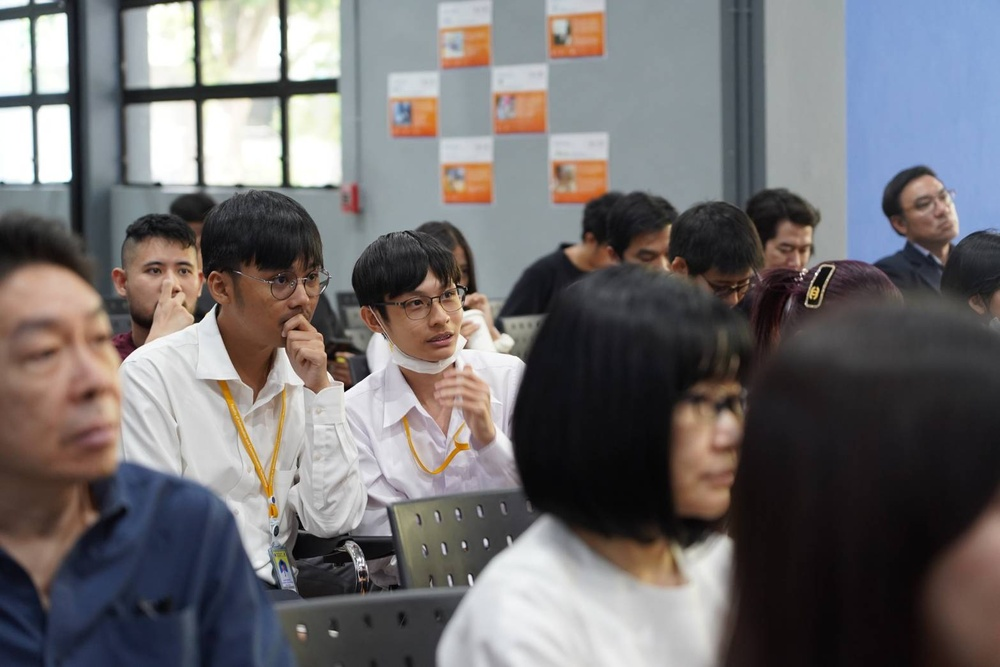
#> input picture Files/Saksit_AI_Days_1.jpg, 1000 x 667 px, shrunk from 1566 x 1044 before the run
$ python faces.py
#> lines starting #> are read from the running program, lines starting #| are printed output that depends on the picture; after the words box and inside, x2 and y2 are one past the last pixel; in counts of white or black regions, pixels touching at a corner belong together
import cv2

img = cv2.imread("Files/Saksit_AI_Days_1.jpg", 1)
#> img is the input picture: shape (667, 1000, 3); mean B, G, R 111.1, 109.9, 112.9

# อ่านไฟล์สำหรับ classification
face_cascade = cv2.CascadeClassifier("Detect/haarcascade_frontalface_default.xml")

# แปลงให้เป็น grayscale
gray_img = cv2.cvtColor(img, cv2.COLOR_BGR2GRAY)
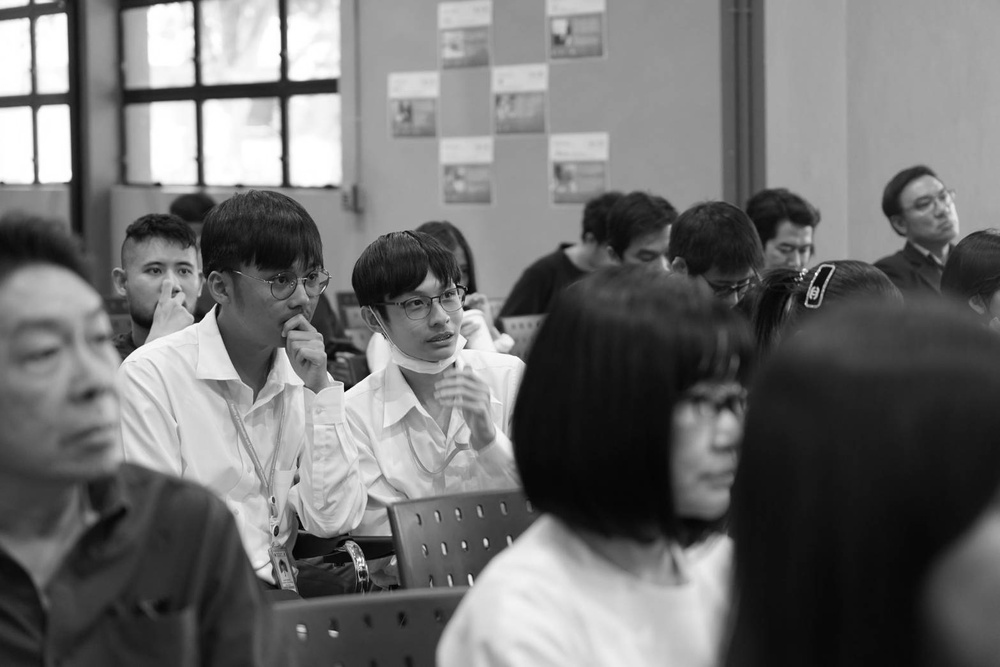
#> gray_img: shape (667, 1000); min 1, max 255, mean 110.9

# จำแนกใบหน้า
scaleFactor = 1.1 # Default
minNeighbors = 3 # Default
face_detect = face_cascade.detectMultiScale(gray_img, scaleFactor, minNeighbors)
#> face_detect = [[762, 225, 64, 64], [130, 238, 81, 81], [262, 253, 74, 74], [662, 372, 90, 90]]

# แสดงตำแหน่งที่เจอใบหน้า
for (x,y,w,h) in face_detect:
    cv2.rectangle(img, (x,y), (x+w,y+h), (0,255,0), thickness=5)
#> this loop made 4 passes
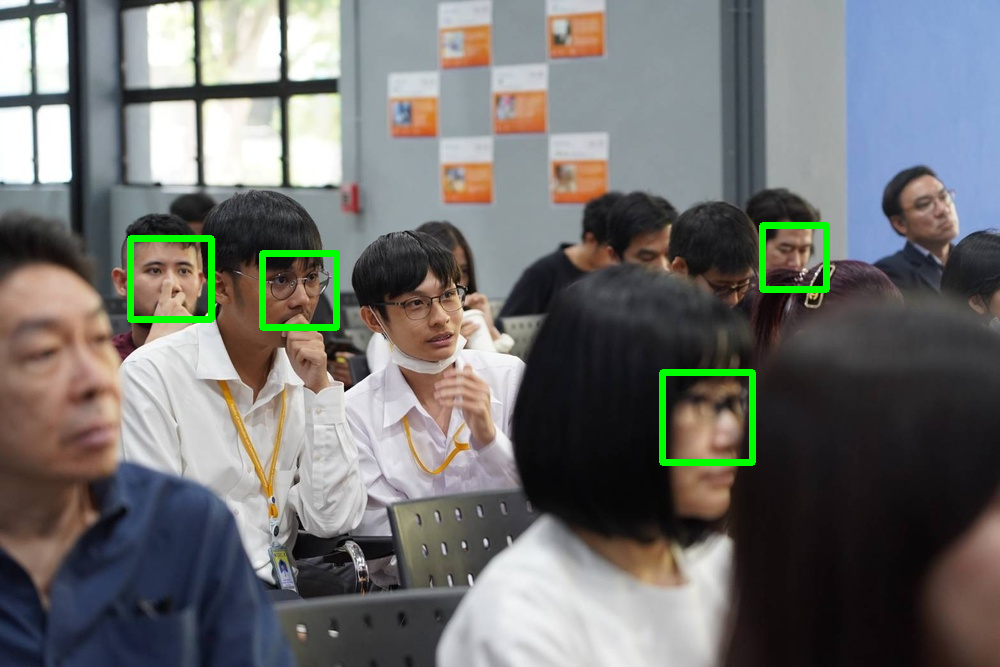
#> img: shape (667, 1000, 3); 1.29% of pixels changed, all inside (x1, y1, x2, y2) = (127, 222, 830, 466)

cv2.imshow("Original", img)
cv2.waitKey(0)
cv2.destroyAllWindows()

$ run again, with Files/Saksit_AI_Days_2.jpg copied over Files/Saksit_AI_Days_1.jpg
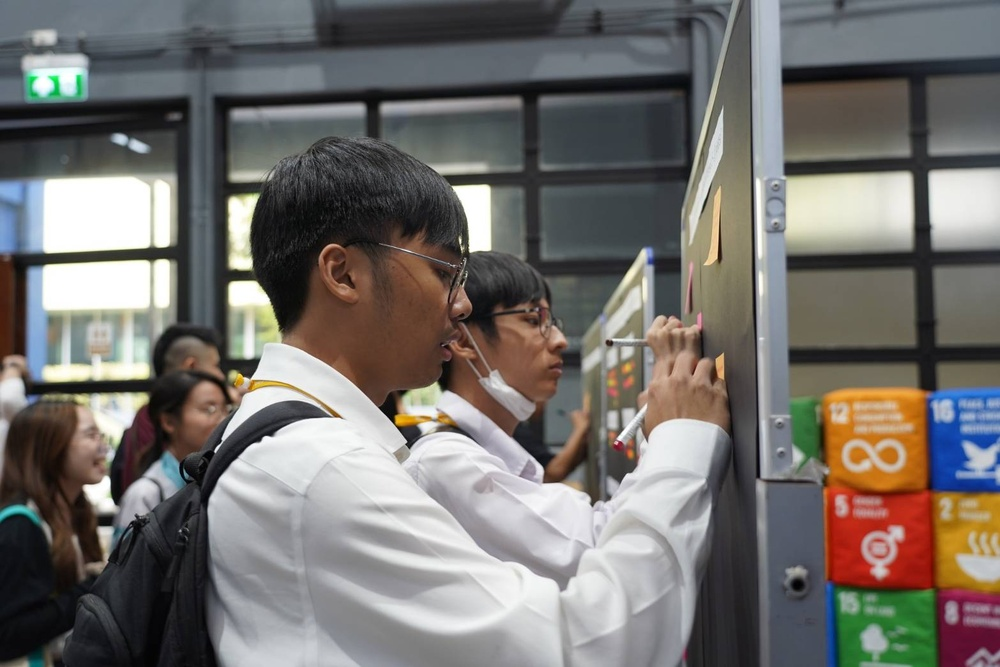
#> input picture Files/Saksit_AI_Days_2.jpg, 1000 x 667 px, shrunk from 1566 x 1044 before the run
#> img is the input picture: shape (667, 1000, 3); mean B, G, R 109.4, 112.7, 116
#> `gray_img = cv2.cvtColor(img, cv2.COLOR_BGR2GRAY)`:
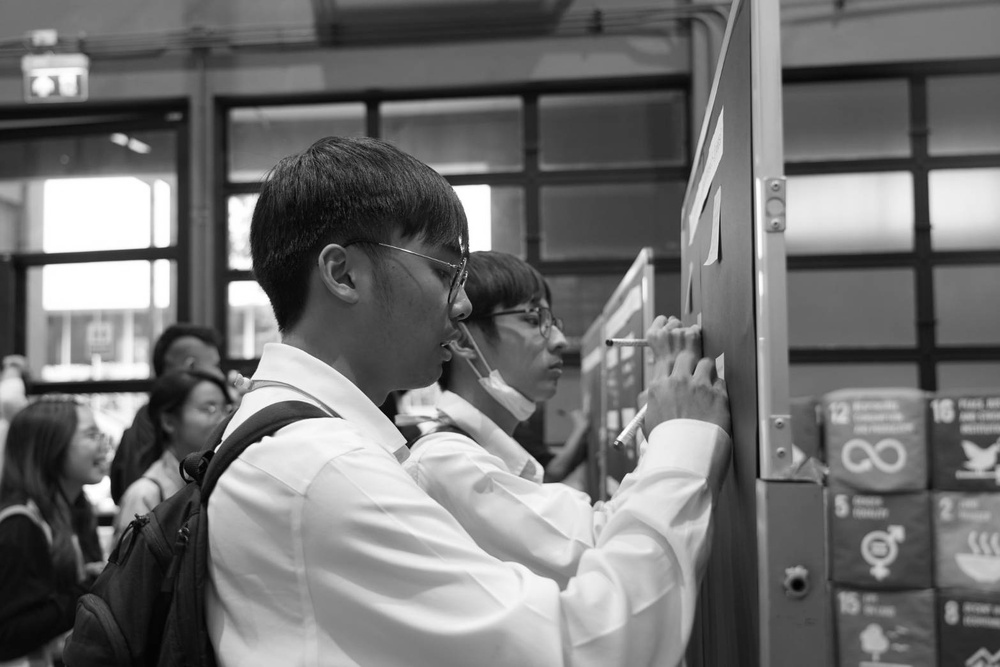
#> gray_img: shape (667, 1000); min 0, max 255, mean 113.3
#> face_detect = [[82, 320, 36, 36], [755, 200, 39, 39], [359, 374, 147, 147], [596, 474, 127, 127]]
#> the loop `for (x,y,w,h) in face_detect:` made 4 passes
#> after the loop `for (x,y,w,h) in face_detect:`:
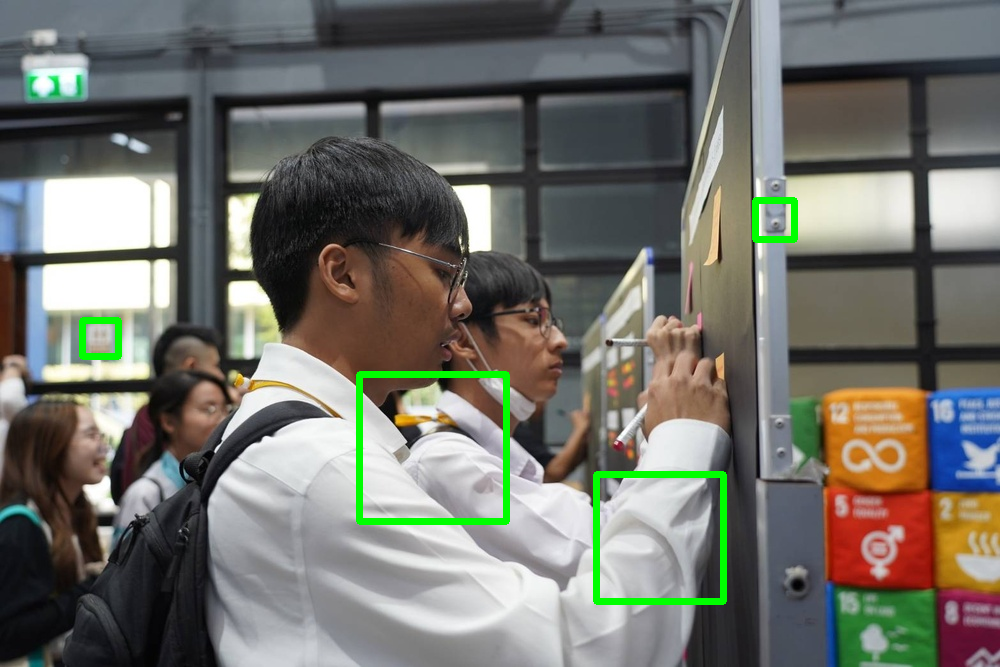
#> img: shape (667, 1000, 3); 1.45% of pixels changed, all inside (x1, y1, x2, y2) = (79, 197, 798, 605)

$ run again, with Files/Cafeteria_1.jpg copied over Files/Saksit_AI_Days_1.jpg
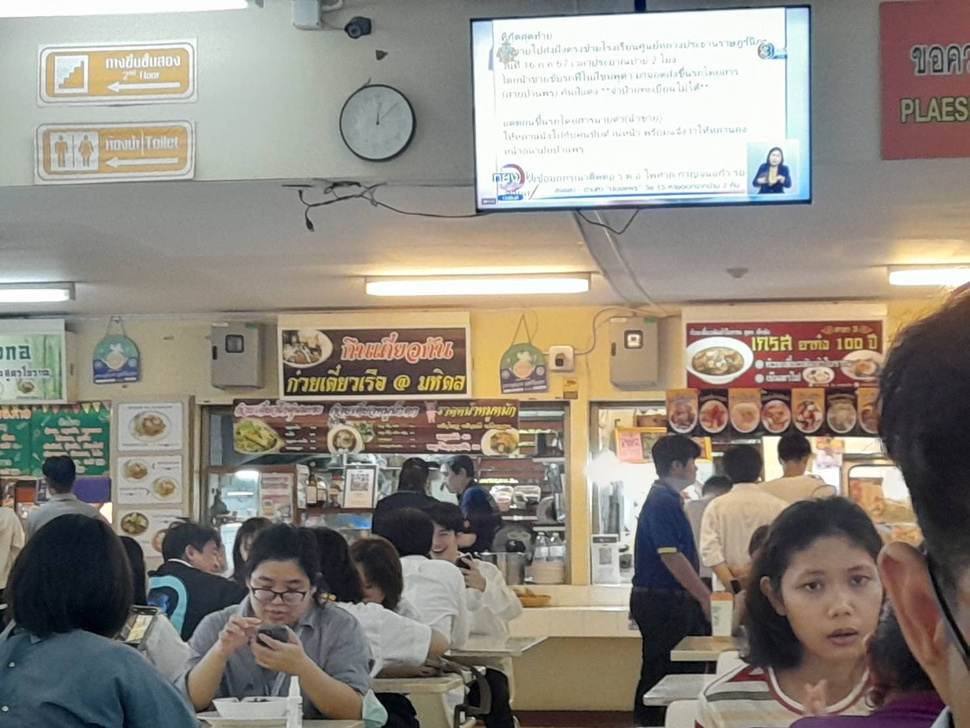
#> input picture Files/Cafeteria_1.jpg, 970 x 728 px, shrunk from 1477 x 1108 before the run
#> img is the input picture: shape (728, 970, 3); mean B, G, R 128.3, 137.5, 143.2
#> `gray_img = cv2.cvtColor(img, cv2.COLOR_BGR2GRAY)`:
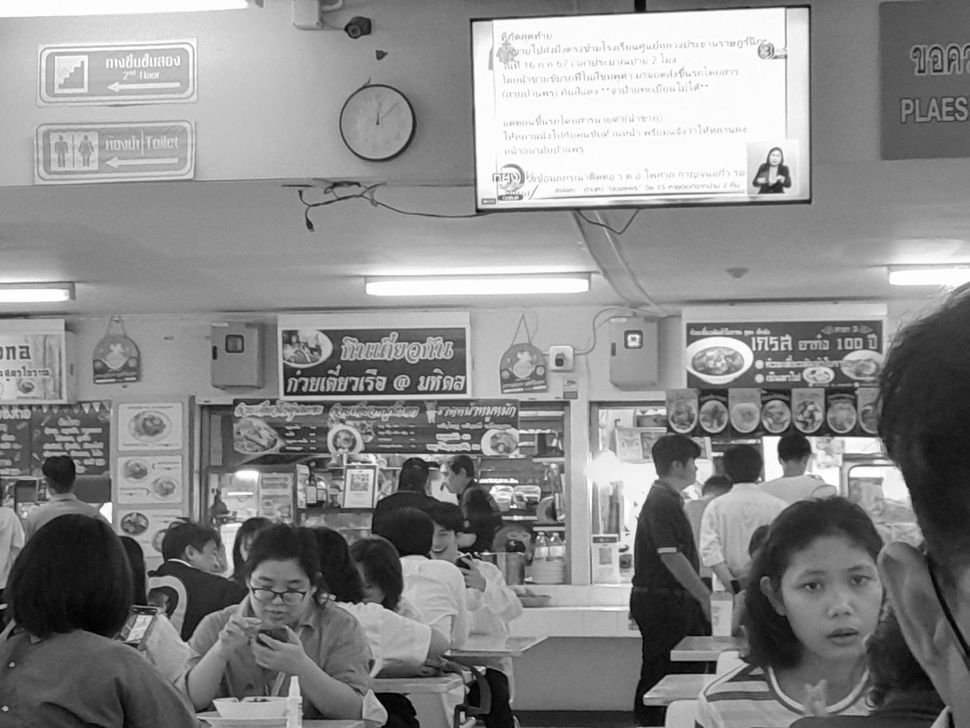
#> gray_img: shape (728, 970); min 0, max 255, mean 138.2
#> face_detect = [[759, 400, 35, 35], [240, 557, 79, 79], [771, 533, 129, 129], [306, 24, 184, 184]]
#> the loop `for (x,y,w,h) in face_detect:` made 4 passes
#> after the loop `for (x,y,w,h) in face_detect:`:
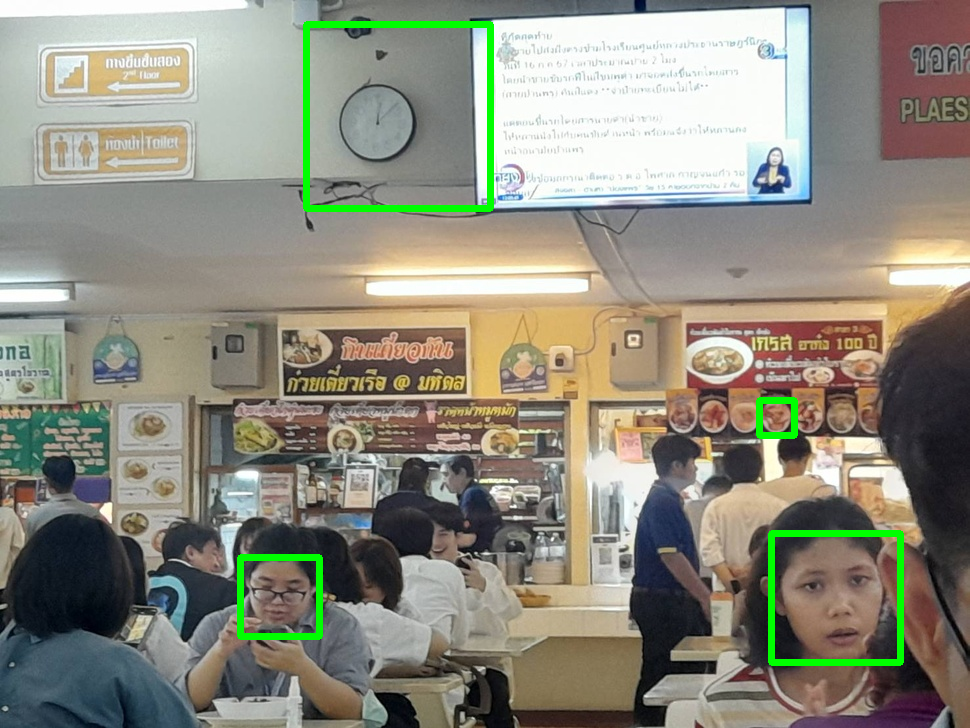
#> img: shape (728, 970, 3); 1.68% of pixels changed, all inside (x1, y1, x2, y2) = (237, 21, 904, 666)
